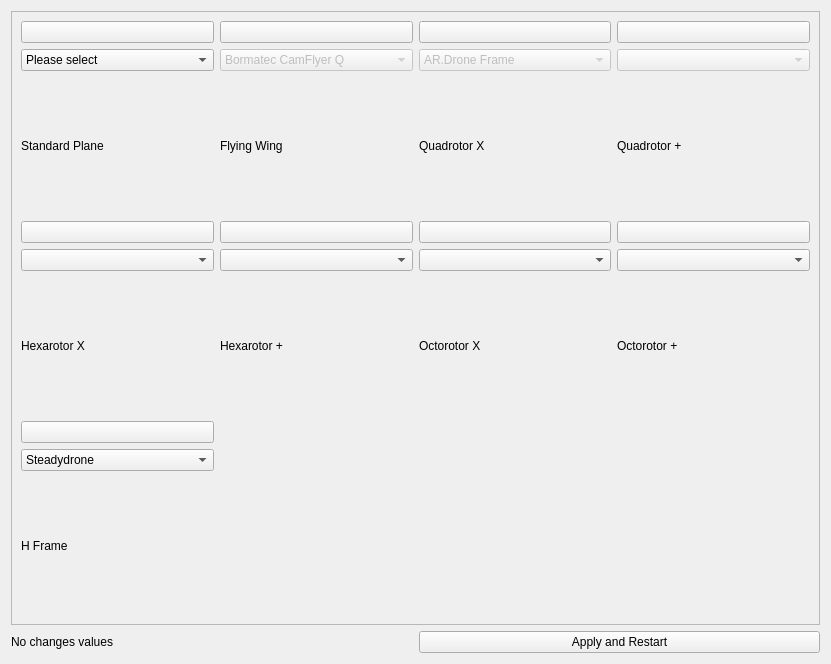
<?xml version="1.0" encoding="UTF-8"?>
<ui version="4.0">
 <class>QGCPX4AirframeConfig</class>
 <widget class="QWidget" name="QGCPX4AirframeConfig">
  <property name="geometry">
   <rect>
    <x>0</x>
    <y>0</y>
    <width>831</width>
    <height>664</height>
   </rect>
  </property>
  <property name="windowTitle">
   <string>Form</string>
  </property>
  <layout class="QGridLayout" name="gridLayout_2">
   <item row="0" column="0" colspan="2">
    <widget class="QScrollArea" name="scrollArea">
     <property name="widgetResizable">
      <bool>true</bool>
     </property>
     <widget class="QWidget" name="scrollAreaWidgetContents">
      <property name="geometry">
       <rect>
        <x>0</x>
        <y>0</y>
        <width>805</width>
        <height>604</height>
       </rect>
      </property>
      <layout class="QGridLayout" name="gridLayout">
       <item row="0" column="0">
        <layout class="QVBoxLayout" name="verticalLayout">
         <item>
          <widget class="QPushButton" name="planePushButton">
           <property name="text">
            <string/>
           </property>
           <property name="iconSize">
            <size>
             <width>120</width>
             <height>120</height>
            </size>
           </property>
          </widget>
         </item>
         <item>
          <widget class="QComboBox" name="planeComboBox">
           <item>
            <property name="text">
             <string>Please select</string>
            </property>
           </item>
           <item>
            <property name="text">
             <string>EasyStar</string>
            </property>
           </item>
           <item>
            <property name="text">
             <string>EasyStar 2</string>
            </property>
           </item>
           <item>
            <property name="text">
             <string>EasyStar 2 w. Ailerons</string>
            </property>
           </item>
           <item>
            <property name="text">
             <string>Bixler 2</string>
            </property>
           </item>
          </widget>
         </item>
         <item>
          <widget class="QLabel" name="label">
           <property name="text">
            <string>Standard Plane</string>
           </property>
          </widget>
         </item>
        </layout>
       </item>
       <item row="0" column="1">
        <layout class="QVBoxLayout" name="verticalLayout_2">
         <item>
          <widget class="QPushButton" name="flyingWingPushButton">
           <property name="text">
            <string/>
           </property>
          </widget>
         </item>
         <item>
          <widget class="QComboBox" name="flyingWingComboBox">
           <property name="enabled">
            <bool>false</bool>
           </property>
           <item>
            <property name="text">
             <string>Bormatec CamFlyer Q</string>
            </property>
           </item>
           <item>
            <property name="text">
             <string>FX-61 Phantom</string>
            </property>
           </item>
          </widget>
         </item>
         <item>
          <widget class="QLabel" name="label_2">
           <property name="text">
            <string>Flying Wing</string>
           </property>
          </widget>
         </item>
        </layout>
       </item>
       <item row="0" column="2">
        <layout class="QVBoxLayout" name="verticalLayout_3">
         <item>
          <widget class="QPushButton" name="quadXPushButton">
           <property name="text">
            <string/>
           </property>
          </widget>
         </item>
         <item>
          <widget class="QComboBox" name="quadXComboBox">
           <property name="enabled">
            <bool>false</bool>
           </property>
           <item>
            <property name="text">
             <string>AR.Drone Frame</string>
            </property>
           </item>
           <item>
            <property name="text">
             <string>Arducopter C Frame</string>
            </property>
           </item>
           <item>
            <property name="text">
             <string>DJI F330 Frame</string>
            </property>
           </item>
           <item>
            <property name="text">
             <string>DJI F450 Frame</string>
            </property>
           </item>
          </widget>
         </item>
         <item>
          <widget class="QLabel" name="label_3">
           <property name="text">
            <string>Quadrotor X</string>
           </property>
          </widget>
         </item>
        </layout>
       </item>
       <item row="0" column="3">
        <layout class="QVBoxLayout" name="verticalLayout_4">
         <item>
          <widget class="QPushButton" name="QuadPlusPushButton">
           <property name="text">
            <string/>
           </property>
          </widget>
         </item>
         <item>
          <widget class="QComboBox" name="comboBox_4">
           <property name="enabled">
            <bool>false</bool>
           </property>
          </widget>
         </item>
         <item>
          <widget class="QLabel" name="label_4">
           <property name="text">
            <string>Quadrotor +</string>
           </property>
          </widget>
         </item>
        </layout>
       </item>
       <item row="1" column="0">
        <layout class="QVBoxLayout" name="verticalLayout_5">
         <item>
          <widget class="QPushButton" name="HexaXPushButton">
           <property name="text">
            <string/>
           </property>
          </widget>
         </item>
         <item>
          <widget class="QComboBox" name="comboBox_5"/>
         </item>
         <item>
          <widget class="QLabel" name="label_5">
           <property name="text">
            <string>Hexarotor X</string>
           </property>
          </widget>
         </item>
        </layout>
       </item>
       <item row="1" column="1">
        <layout class="QVBoxLayout" name="verticalLayout_6">
         <item>
          <widget class="QPushButton" name="HexaPlusPushButton">
           <property name="text">
            <string/>
           </property>
          </widget>
         </item>
         <item>
          <widget class="QComboBox" name="comboBox_6"/>
         </item>
         <item>
          <widget class="QLabel" name="label_6">
           <property name="text">
            <string>Hexarotor +</string>
           </property>
          </widget>
         </item>
        </layout>
       </item>
       <item row="1" column="2">
        <layout class="QVBoxLayout" name="verticalLayout_7">
         <item>
          <widget class="QPushButton" name="octoXPushButton">
           <property name="text">
            <string/>
           </property>
          </widget>
         </item>
         <item>
          <widget class="QComboBox" name="comboBox_7"/>
         </item>
         <item>
          <widget class="QLabel" name="label_7">
           <property name="text">
            <string>Octorotor X</string>
           </property>
          </widget>
         </item>
        </layout>
       </item>
       <item row="1" column="3">
        <layout class="QVBoxLayout" name="verticalLayout_8">
         <item>
          <widget class="QPushButton" name="octoPlusPushButton">
           <property name="text">
            <string/>
           </property>
          </widget>
         </item>
         <item>
          <widget class="QComboBox" name="comboBox_8"/>
         </item>
         <item>
          <widget class="QLabel" name="label_8">
           <property name="text">
            <string>Octorotor +</string>
           </property>
          </widget>
         </item>
        </layout>
       </item>
       <item row="2" column="0">
        <layout class="QVBoxLayout" name="verticalLayout_9">
         <item>
          <widget class="QPushButton" name="hPushButton">
           <property name="text">
            <string/>
           </property>
          </widget>
         </item>
         <item>
          <widget class="QComboBox" name="comboBox_9">
           <item>
            <property name="text">
             <string>Steadydrone</string>
            </property>
           </item>
           <item>
            <property name="text">
             <string>H Frame Custom</string>
            </property>
           </item>
          </widget>
         </item>
         <item>
          <widget class="QLabel" name="label_9">
           <property name="text">
            <string>H Frame</string>
           </property>
          </widget>
         </item>
        </layout>
       </item>
      </layout>
     </widget>
    </widget>
   </item>
   <item row="1" column="0">
    <widget class="QLabel" name="statusLabel">
     <property name="text">
      <string>No changes values</string>
     </property>
    </widget>
   </item>
   <item row="1" column="1">
    <widget class="QPushButton" name="applyButton">
     <property name="text">
      <string>Apply and Restart</string>
     </property>
    </widget>
   </item>
  </layout>
 </widget>
 <resources/>
 <connections/>
</ui>
